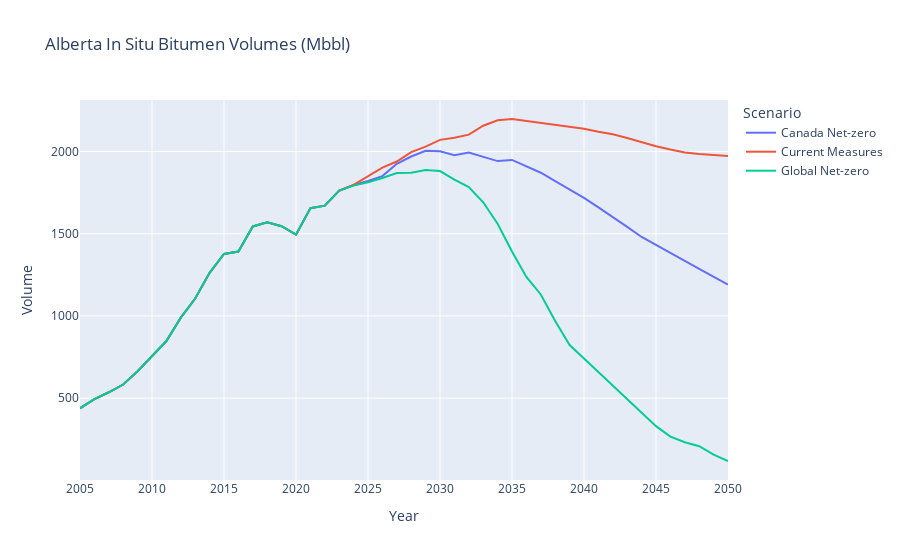

Notebook source saved alongside this figure:
### Code cell
fig = px.line(ab_insitu, x='Year', y='Value', color='Scenario', 
    title='Alberta In Situ Bitumen Volumes (Mbbl)',
    labels={'Value':'Volume'}
    )

fig.show()

### Figure 1 — Plotly figure (JSON) as saved in the notebook; plotly's stock layout.template omitted (floating-point values rounded to 4 significant figures)
{"data": [{"hovertemplate": "Scenario=Canada Net-zero<br>Year=%{x}<br>Volume=%{y}<extra></extra>", "legendgroup": "Canada Net-zero", "line": {"color": "#636efa", "dash": "solid"}, "marker": {"symbol": "circle"}, "mode": "lines", "name": "Canada Net-zero", "orientation": "v", "showlegend": true, "x": [2005, 2006, 2007, 2008, 2009, 2010, 2011, 2012, 2013, 2014, 2015, 2016, 2017, 2018, 2019, 2020, 2021, 2022, 2023, 2024, 2025, 2026, 2027, 2028, 2029, 2030, 2031, 2032, 2033, 2034, 2035, 2036, 2037, 2038, 2039, 2040, 2041, 2042, 2043, 2044, 2045, 2046, 2047, 2048, 2049, 2050], "xaxis": "x", "y": [438.4, 493.7, 535.9, 583.1, 663.6, 752.4, 847.4, 989.9, 1106.0, 1263.0, 1377.0, 1392.0, 1544.0, 1570.0, 1546.0, 1494.0, 1656.0, 1671.0, 1762.0, 1797.0, 1821.0, 1851.0, 1925.0, 1970.0, 2005.0, 2001.0, 1977.0, 1994.0, 1968.0, 1942.0, 1949.0, 1912.0, 1871.0, 1820.0, 1769.0, 1719.0, 1661.0, 1603.0, 1542.0, 1480.0, 1434.0, 1385.0, 1335.0, 1286.0, 1238.0, 1191.0], "yaxis": "y", "type": "scatter"}, {"hovertemplate": "Scenario=Current Measures<br>Year=%{x}<br>Volume=%{y}<extra></extra>", "legendgroup": "Current Measures", "line": {"color": "#EF553B", "dash": "solid"}, "marker": {"symbol": "circle"}, "mode": "lines", "name": "Current Measures", "orientation": "v", "showlegend": true, "x": [2005, 2006, 2007, 2008, 2009, 2010, 2011, 2012, 2013, 2014, 2015, 2016, 2017, 2018, 2019, 2020, 2021, 2022, 2023, 2024, 2025, 2026, 2027, 2028, 2029, 2030, 2031, 2032, 2033, 2034, 2035, 2036, 2037, 2038, 2039, 2040, 2041, 2042, 2043, 2044, 2045, 2046, 2047, 2048, 2049, 2050], "xaxis": "x", "y": [438.4, 493.7, 535.9, 583.1, 663.6, 752.4, 847.4, 989.9, 1106.0, 1263.0, 1377.0, 1392.0, 1544.0, 1570.0, 1546.0, 1494.0, 1656.0, 1671.0, 1762.0, 1797.0, 1849.0, 1902.0, 1939.0, 1997.0, 2030.0, 2071.0, 2084.0, 2103.0, 2157.0, 2190.0, 2198.0, 2186.0, 2173.0, 2161.0, 2150.0, 2139.0, 2121.0, 2105.0, 2082.0, 2057.0, 2032.0, 2012.0, 1994.0, 1986.0, 1979.0, 1973.0], "yaxis": "y", "type": "scatter"}, {"hovertemplate": "Scenario=Global Net-zero<br>Year=%{x}<br>Volume=%{y}<extra></extra>", "legendgroup": "Global Net-zero", "line": {"color": "#00cc96", "dash": "solid"}, "marker": {"symbol": "circle"}, "mode": "lines", "name": "Global Net-zero", "orientation": "v", "showlegend": true, "x": [2005, 2006, 2007, 2008, 2009, 2010, 2011, 2012, 2013, 2014, 2015, 2016, 2017, 2018, 2019, 2020, 2021, 2022, 2023, 2024, 2025, 2026, 2027, 2028, 2029, 2030, 2031, 2032, 2033, 2034, 2035, 2036, 2037, 2038, 2039, 2040, 2041, 2042, 2043, 2044, 2045, 2046, 2047, 2048, 2049, 2050], "xaxis": "x", "y": [438.4, 493.7, 535.9, 583.1, 663.6, 752.4, 847.4, 989.9, 1106.0, 1263.0, 1377.0, 1392.0, 1544.0, 1570.0, 1546.0, 1494.0, 1656.0, 1671.0, 1762.0, 1793.0, 1813.0, 1839.0, 1869.0, 1871.0, 1888.0, 1881.0, 1830.0, 1784.0, 1692.0, 1561.0, 1392.0, 1238.0, 1131.0, 970.0, 823.2, 740.8, 658.0, 577.1, 494.1, 409.2, 329.6, 266.2, 231.5, 207.9, 156.7, 117.8], "yaxis": "y", "type": "scatter"}], "layout": {"xaxis": {"anchor": "y", "domain": [0, 1], "title": {"text": "Year"}}, "yaxis": {"anchor": "x", "domain": [0, 1], "title": {"text": "Volume"}}, "legend": {"title": {"text": "Scenario"}, "tracegroupgap": 0}, "title": {"text": "Alberta In Situ Bitumen Volumes (Mbbl)"}}}
